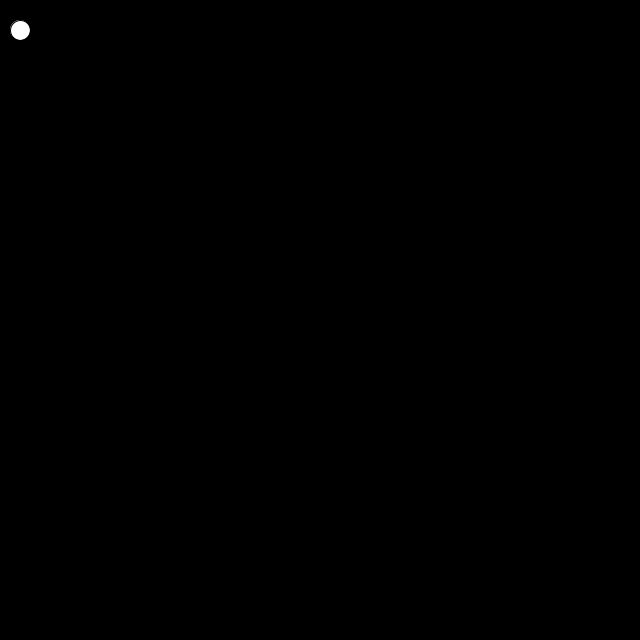
Frame 1 (no input)
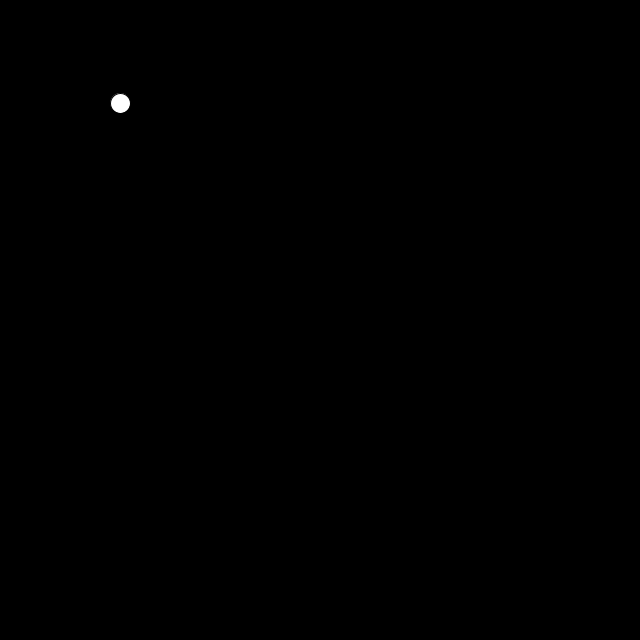
Frame 60 (the mouse pressed at the canvas centre just before this capture)
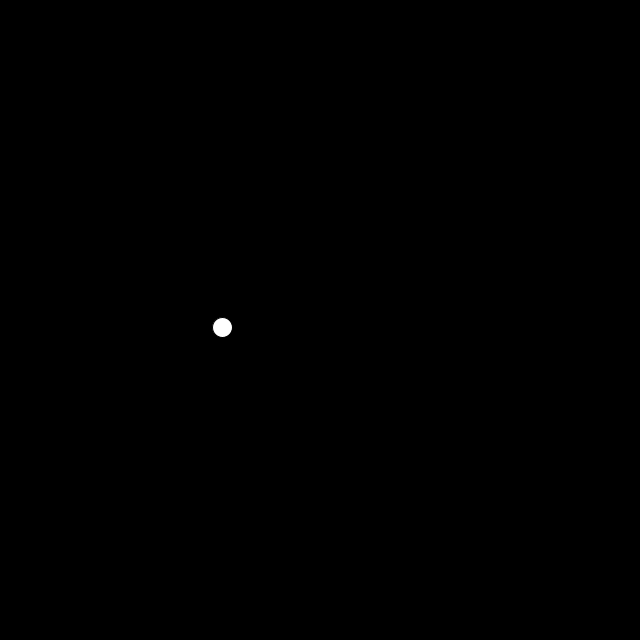
Frame 120 (the mouse held since frame 60 and released just before this capture)

The Processing sketch that drew these frames (run headless with seeded random() and noise(); from frame 60 on, the mouse is pressed at the canvas centre):

// Processing sketch: sketch_170318_move2point
// ── sketch_170318_move2point.pde
int startX = 20;
int stopX = 360;
int startY = 30;
int stopY = 240;
float x = startX;
float y = startY;
float step = 0.005;
float pct = 0.0;

/*
* 初期処理
* 初回のみ実行
*/
void setup() {
  size(640, 640);
}

/*
* 描写処理
* 実行中は繰返し実行
*/
void draw() {
  background(0);
  if (pct < 1.0) {
    x = startX + ((stopX - startX) * pct);
    y = startY + ((stopY - startY) * pct*pct*4);
    pct += step;
  }
  ellipse(x, y, 20, 20);
}
